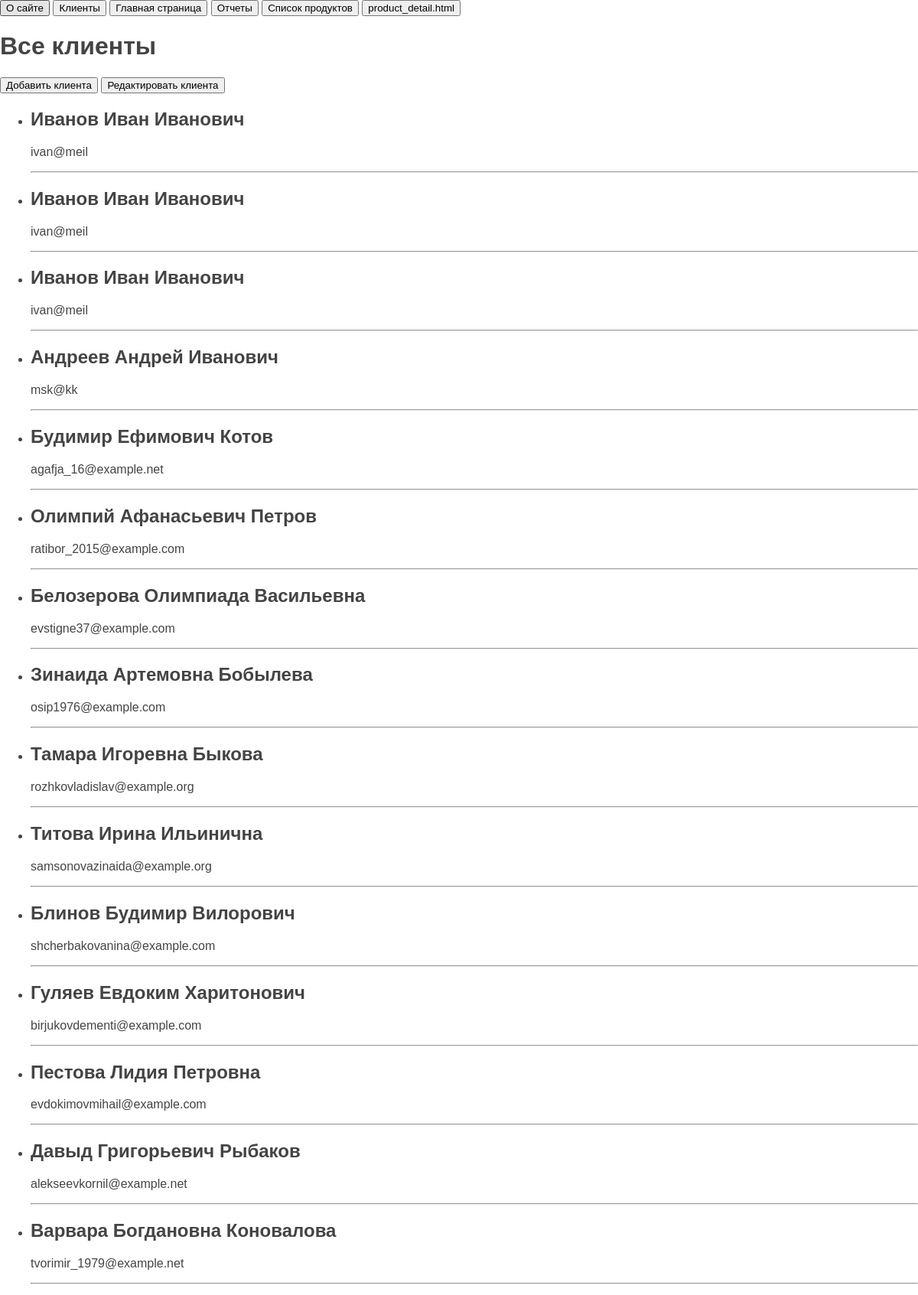
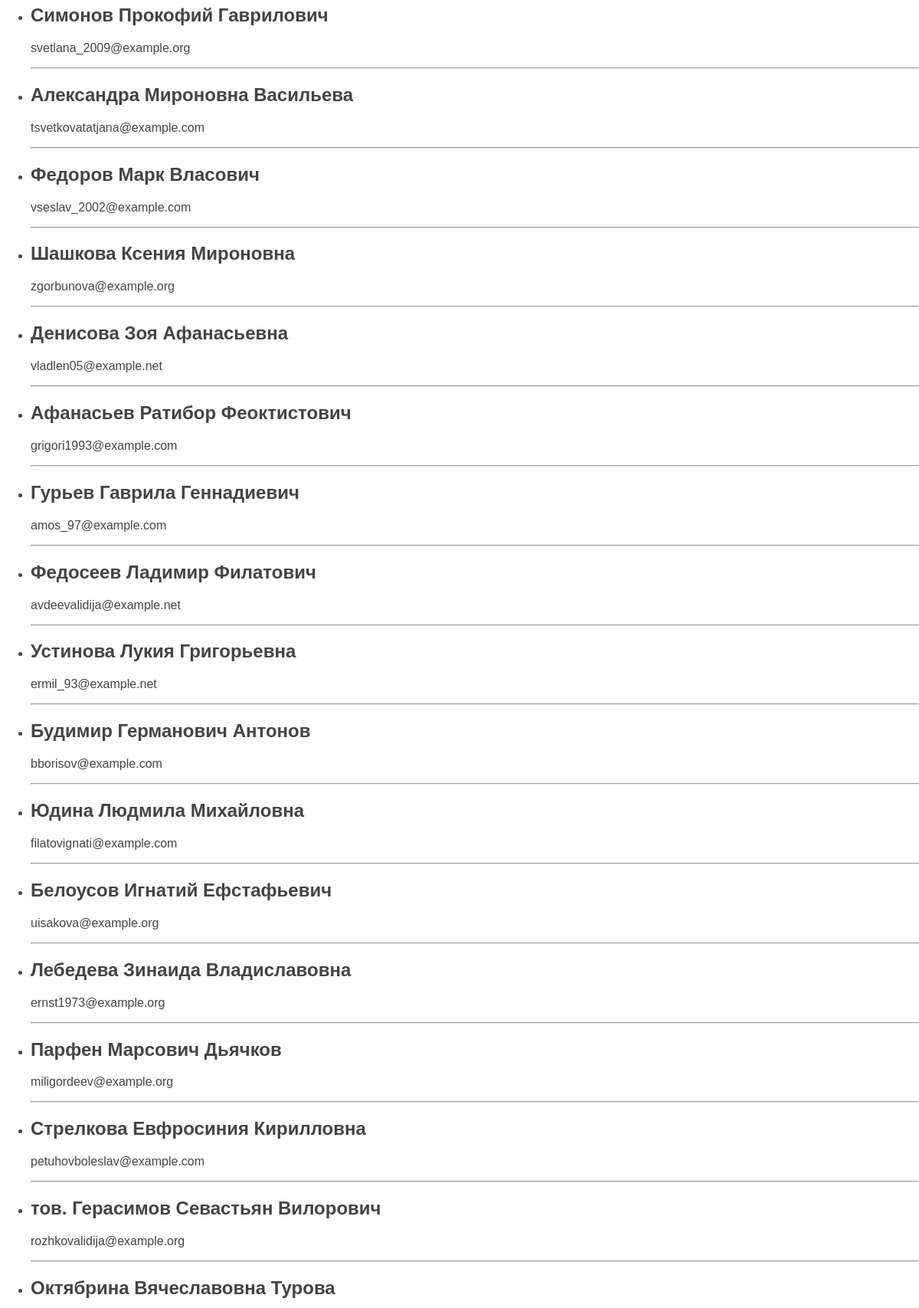
Screenshot of /client (upper part) with the database file from the repository (2 pictures, top to bottom).
### Homework2app/models.py (models this page shows, shortened)
class Client(models.Model):
    name = models.CharField(max_length=100)  # буквы
    email = models.EmailField()
    telefone_number = models.IntegerField()
    adress = models.TextField(blank=True)
    date = models.DateTimeField(auto_now_add=True)

### Homework2app/views.py (the view)
# urls.py: path('client', views.client, name='client'),
def client(reqwest):
    posts = Client.objects.all()  # выводим все данные из таблицы клиенты
    return render(reqwest, 'Homework2/client/client.html', {'posts': posts, 'title': 'Все клиенты'})

### Homework2app/templates/Homework2/client/client.html
{% extends 'Homework2/base.html' %}
{% block content %}
<h1>{{title}}</h1>
<a href="create_client"><button>Добавить клиента</button></a>
<a href="read_client"><button>Редактировать клиента</button></a>
<ul>
    {% for p in posts %}
    <li>
        <h2>{{p.name}}</h2>
        <p>{{p.email}}</p>
        <hr>
    </li>
    {% endfor %}
</ul>
{% endblock %}

### Homework2app/templates/Homework2/base.html (shortened to what this page needs)
{% load static %}
<!DOCTYPE html>
<html>
<head>
	<link type="text/css" href="{% static 'Homework2app/css/styles.css' %}" rel="stylesheet" />
</head>
<body>
	<header>
		<a href="about"><button>О сайте</button></a>
		<a href="client"><button>Клиенты</button></a>
		<a href="index"><button>Главная страница</button></a>
		<a href="report"><button>Отчеты</button></a>
		<a href="product_list"><button>Список продуктов</button></a>
		<a href="product_detail"><button>product_detail.html</button></a>
	</header>
	{% block content %}
	{% endblock %}
</body>
</html>

### Homework2app/static/Homework2app/css/styles.css (style rules this page uses)
html, body { font-family: 'Arial'; margin: 0; padding: 0; height: 100%; width: 100%; color: #444; }
a { color: #0059b2; text-decoration: none; }

### rows the page displays
Client: name "Иванов Иван Иванович", email "ivan@meil"
Client: name "Иванов Иван Иванович", email "ivan@meil"
Client: name "Иванов Иван Иванович", email "ivan@meil"
Client: name "Андреев Андрей Иванович", email "msk@kk"
Client: name "Будимир Ефимович Котов", email "agafja_16@example.net"
Client: name "Олимпий Афанасьевич Петров", email "ratibor_2015@example.com"
Client: name "Белозерова Олимпиада Васильевна", email "evstigne37@example.com"
Client: name "Зинаида Артемовна Бобылева", email "osip1976@example.com"
Client: name "Тамара Игоревна Быкова", email "rozhkovladislav@example.org"
Client: name "Титова Ирина Ильинична", email "samsonovazinaida@example.org"
Client: name "Блинов Будимир Вилорович", email "shcherbakovanina@example.com"
Client: name "Гуляев Евдоким Харитонович", email "birjukovdementi@example.com"
Client: name "Пестова Лидия Петровна", email "evdokimovmihail@example.com"
Client: name "Давыд Григорьевич Рыбаков", email "alekseevkornil@example.net"
Client: name "Варвара Богдановна Коновалова", email "tvorimir_1979@example.net"
Client: name "Симонов Прокофий Гаврилович", email "svetlana_2009@example.org"
Client: name "Александра Мироновна Васильева", email "tsvetkovatatjana@example.com"
Client: name "Федоров Марк Власович", email "vseslav_2002@example.com"
Client: name "Шашкова Ксения Мироновна", email "zgorbunova@example.org"
Client: name "Денисова Зоя Афанасьевна", email "vladlen05@example.net"
Client: name "Афанасьев Ратибор Феоктистович", email "grigori1993@example.com"
Client: name "Гурьев Гаврила Геннадиевич", email "amos_97@example.com"
Client: name "Федосеев Ладимир Филатович", email "avdeevalidija@example.net"
Client: name "Устинова Лукия Григорьевна", email "ermil_93@example.net"
Client: name "Будимир Германович Антонов", email "bborisov@example.com"
Client: name "Юдина Людмила Михайловна", email "filatovignati@example.com"
Client: name "Белоусов Игнатий Ефстафьевич", email "uisakova@example.org"
Client: name "Лебедева Зинаида Владиславовна", email "ernst1973@example.org"
Client: name "Парфен Марсович Дьячков", email "miligordeev@example.org"
Client: name "Стрелкова Евфросиния Кирилловна", email "petuhovboleslav@example.com"
Client: name "тов. Герасимов Севастьян Вилорович", email "rozhkovalidija@example.org"
Client: name "Октябрина Вячеславовна Турова"

### other values shown
{{ title }} "Все клиенты"
